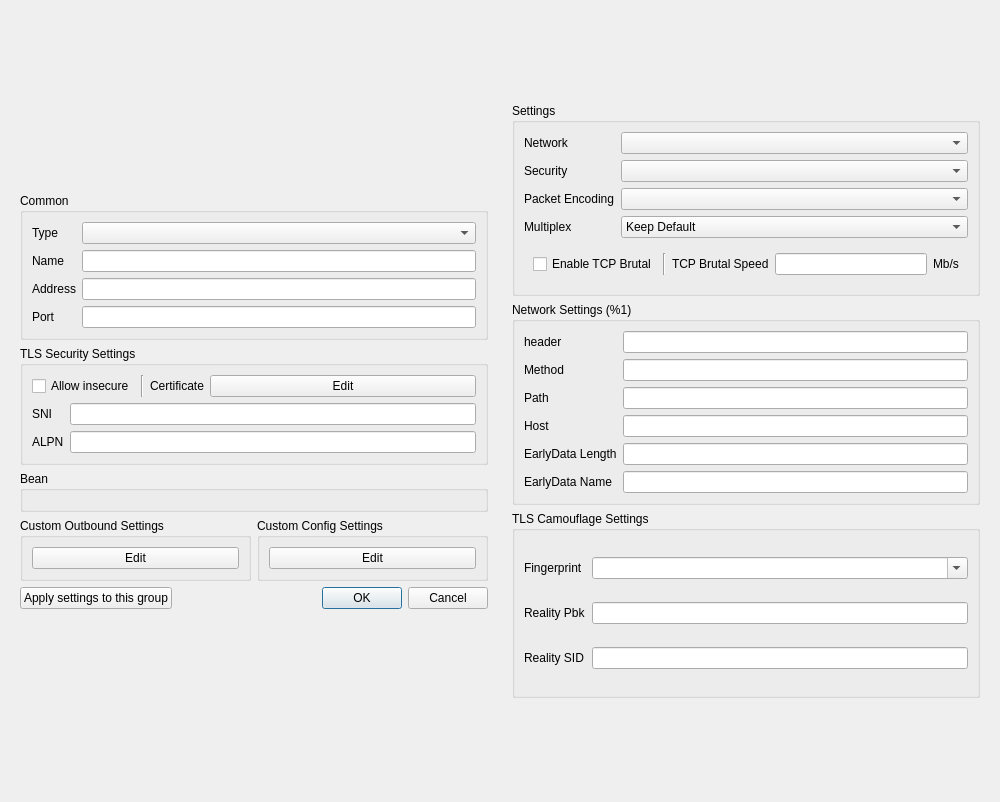
<?xml version="1.0" encoding="UTF-8"?>
<ui version="4.0">
 <class>DialogEditProfile</class>
 <widget class="QDialog" name="DialogEditProfile">
  <property name="geometry">
   <rect>
    <x>0</x>
    <y>0</y>
    <width>1000</width>
    <height>802</height>
   </rect>
  </property>
  <property name="sizePolicy">
   <sizepolicy hsizetype="Preferred" vsizetype="Preferred">
    <horstretch>0</horstretch>
    <verstretch>0</verstretch>
   </sizepolicy>
  </property>
  <property name="windowTitle">
   <string>Edit</string>
  </property>
  <layout class="QHBoxLayout" name="dialog_layout">
   <item>
    <widget class="QWidget" name="left_w" native="true">
     <property name="sizePolicy">
      <sizepolicy hsizetype="Minimum" vsizetype="Maximum">
       <horstretch>0</horstretch>
       <verstretch>0</verstretch>
      </sizepolicy>
     </property>
     <property name="minimumSize">
      <size>
       <width>400</width>
       <height>0</height>
      </size>
     </property>
     <layout class="QVBoxLayout" name="left">
      <property name="sizeConstraint">
       <enum>QLayout::SizeConstraint::SetDefaultConstraint</enum>
      </property>
      <item>
       <widget class="QGroupBox" name="groupBox">
        <property name="sizePolicy">
         <sizepolicy hsizetype="Preferred" vsizetype="Maximum">
          <horstretch>0</horstretch>
          <verstretch>0</verstretch>
         </sizepolicy>
        </property>
        <property name="title">
         <string>Common</string>
        </property>
        <layout class="QVBoxLayout" name="verticalLayout_3">
         <item>
          <layout class="QGridLayout" name="gridLayout_2">
           <item row="2" column="1">
            <widget class="MyLineEdit" name="address"/>
           </item>
           <item row="1" column="1">
            <widget class="MyLineEdit" name="name"/>
           </item>
           <item row="3" column="1">
            <widget class="QLineEdit" name="port"/>
           </item>
           <item row="0" column="0">
            <widget class="QLabel" name="type_l">
             <property name="text">
              <string>Type</string>
             </property>
            </widget>
           </item>
           <item row="3" column="0">
            <widget class="QLabel" name="port_l">
             <property name="text">
              <string>Port</string>
             </property>
            </widget>
           </item>
           <item row="2" column="0">
            <widget class="QLabel" name="address_l">
             <property name="text">
              <string>Address</string>
             </property>
            </widget>
           </item>
           <item row="1" column="0">
            <widget class="QLabel" name="label">
             <property name="text">
              <string>Name</string>
             </property>
            </widget>
           </item>
           <item row="0" column="1">
            <widget class="QComboBox" name="type"/>
           </item>
          </layout>
         </item>
        </layout>
       </widget>
      </item>
      <item>
       <widget class="QGroupBox" name="security_box">
        <property name="sizePolicy">
         <sizepolicy hsizetype="Preferred" vsizetype="Maximum">
          <horstretch>0</horstretch>
          <verstretch>0</verstretch>
         </sizepolicy>
        </property>
        <property name="title">
         <string>TLS Security Settings</string>
        </property>
        <layout class="QVBoxLayout" name="verticalLayout_2">
         <item>
          <layout class="QHBoxLayout" name="horizontalLayout">
           <item>
            <widget class="QCheckBox" name="insecure">
             <property name="sizePolicy">
              <sizepolicy hsizetype="Maximum" vsizetype="Fixed">
               <horstretch>0</horstretch>
               <verstretch>0</verstretch>
              </sizepolicy>
             </property>
             <property name="toolTip">
              <string>When enabled, V2Ray will not check the validity of the TLS certificate provided by the remote host (the security is equivalent to plaintext)</string>
             </property>
             <property name="text">
              <string>Allow insecure</string>
             </property>
            </widget>
           </item>
           <item>
            <widget class="Line" name="line">
             <property name="orientation">
              <enum>Qt::Orientation::Vertical</enum>
             </property>
            </widget>
           </item>
           <item>
            <widget class="QLabel" name="label_6">
             <property name="sizePolicy">
              <sizepolicy hsizetype="Maximum" vsizetype="Preferred">
               <horstretch>0</horstretch>
               <verstretch>0</verstretch>
              </sizepolicy>
             </property>
             <property name="toolTip">
              <string notr="true"/>
             </property>
             <property name="text">
              <string>Certificate</string>
             </property>
            </widget>
           </item>
           <item>
            <widget class="QPushButton" name="certificate_edit">
             <property name="text">
              <string notr="true">Edit</string>
             </property>
            </widget>
           </item>
          </layout>
         </item>
         <item>
          <layout class="QGridLayout" name="_3">
           <item row="0" column="1">
            <widget class="MyLineEdit" name="sni"/>
           </item>
           <item row="0" column="0">
            <widget class="QLabel" name="label_5">
             <property name="toolTip">
              <string>Server name indication, clear text.</string>
             </property>
             <property name="text">
              <string notr="true">SNI</string>
             </property>
            </widget>
           </item>
           <item row="1" column="0">
            <widget class="QLabel" name="label_8">
             <property name="toolTip">
              <string>Application layer protocol negotiation, clear text. Please separate them with commas.</string>
             </property>
             <property name="text">
              <string notr="true">ALPN</string>
             </property>
            </widget>
           </item>
           <item row="1" column="1">
            <widget class="MyLineEdit" name="alpn"/>
           </item>
          </layout>
         </item>
        </layout>
       </widget>
      </item>
      <item>
       <widget class="QGroupBox" name="bean">
        <property name="sizePolicy">
         <sizepolicy hsizetype="Preferred" vsizetype="Maximum">
          <horstretch>0</horstretch>
          <verstretch>0</verstretch>
         </sizepolicy>
        </property>
        <property name="title">
         <string notr="true">Bean</string>
        </property>
        <layout class="QVBoxLayout" name="verticalLayout_4">
         <item>
          <widget class="QWidget" name="fake" native="true"/>
         </item>
        </layout>
       </widget>
      </item>
      <item>
       <layout class="QHBoxLayout" name="horizontalLayout_2">
        <item>
         <widget class="QGroupBox" name="custom_box">
          <property name="sizePolicy">
           <sizepolicy hsizetype="Preferred" vsizetype="Maximum">
            <horstretch>0</horstretch>
            <verstretch>0</verstretch>
           </sizepolicy>
          </property>
          <property name="title">
           <string>Custom Outbound Settings</string>
          </property>
          <layout class="QVBoxLayout" name="verticalLayout_5">
           <item>
            <widget class="QPushButton" name="custom_outbound_edit">
             <property name="text">
              <string notr="true">Edit</string>
             </property>
            </widget>
           </item>
          </layout>
         </widget>
        </item>
        <item>
         <widget class="QGroupBox" name="custom_global_box">
          <property name="title">
           <string>Custom Config Settings</string>
          </property>
          <layout class="QHBoxLayout" name="horizontalLayout_3">
           <item>
            <widget class="QPushButton" name="custom_config_edit">
             <property name="text">
              <string notr="true">Edit</string>
             </property>
            </widget>
           </item>
          </layout>
         </widget>
        </item>
       </layout>
      </item>
      <item>
       <layout class="QHBoxLayout" name="horizontalLayout_4">
        <item>
         <widget class="QPushButton" name="apply_to_group">
          <property name="text">
           <string>Apply settings to this group</string>
          </property>
         </widget>
        </item>
        <item>
         <widget class="QDialogButtonBox" name="buttonBox">
          <property name="sizePolicy">
           <sizepolicy hsizetype="Expanding" vsizetype="Fixed">
            <horstretch>0</horstretch>
            <verstretch>0</verstretch>
           </sizepolicy>
          </property>
          <property name="orientation">
           <enum>Qt::Orientation::Horizontal</enum>
          </property>
          <property name="standardButtons">
           <set>QDialogButtonBox::StandardButton::Cancel|QDialogButtonBox::StandardButton::Ok</set>
          </property>
         </widget>
        </item>
       </layout>
      </item>
     </layout>
    </widget>
   </item>
   <item>
    <widget class="QWidget" name="right_all_w" native="true">
     <property name="sizePolicy">
      <sizepolicy hsizetype="Preferred" vsizetype="Maximum">
       <horstretch>0</horstretch>
       <verstretch>0</verstretch>
      </sizepolicy>
     </property>
     <property name="minimumSize">
      <size>
       <width>400</width>
       <height>613</height>
      </size>
     </property>
     <property name="toolTip">
      <string/>
     </property>
     <layout class="QVBoxLayout" name="right_layout">
      <property name="sizeConstraint">
       <enum>QLayout::SizeConstraint::SetDefaultConstraint</enum>
      </property>
      <item>
       <widget class="QGroupBox" name="stream_box">
        <property name="sizePolicy">
         <sizepolicy hsizetype="Preferred" vsizetype="Maximum">
          <horstretch>0</horstretch>
          <verstretch>0</verstretch>
         </sizepolicy>
        </property>
        <property name="minimumSize">
         <size>
          <width>0</width>
          <height>156</height>
         </size>
        </property>
        <property name="title">
         <string>Settings</string>
        </property>
        <layout class="QVBoxLayout" name="verticalLayout">
         <item>
          <layout class="QGridLayout" name="_2">
           <item row="2" column="1">
            <widget class="QComboBox" name="packet_encoding">
             <item>
              <property name="text">
               <string notr="true"/>
              </property>
             </item>
             <item>
              <property name="text">
               <string notr="true">packetaddr</string>
              </property>
             </item>
             <item>
              <property name="text">
               <string notr="true">xudp</string>
              </property>
             </item>
            </widget>
           </item>
           <item row="0" column="0">
            <widget class="QLabel" name="network_l">
             <property name="toolTip">
              <string>The underlying transport method. It must be consistent with the server, otherwise, the connection cannot be established.</string>
             </property>
             <property name="text">
              <string>Network</string>
             </property>
            </widget>
           </item>
           <item row="0" column="1">
            <widget class="QComboBox" name="network">
             <property name="sizePolicy">
              <sizepolicy hsizetype="Expanding" vsizetype="Fixed">
               <horstretch>0</horstretch>
               <verstretch>0</verstretch>
              </sizepolicy>
             </property>
             <item>
              <property name="text">
               <string notr="true"/>
              </property>
             </item>
             <item>
              <property name="text">
               <string notr="true">tcp</string>
              </property>
             </item>
             <item>
              <property name="text">
               <string notr="true">ws</string>
              </property>
             </item>
             <item>
              <property name="text">
               <string>httpupgrade</string>
              </property>
             </item>
             <item>
              <property name="text">
               <string notr="true">http</string>
              </property>
             </item>
             <item>
              <property name="text">
               <string notr="true">grpc</string>
              </property>
             </item>
             <item>
              <property name="text">
               <string notr="true">quic</string>
              </property>
             </item>
            </widget>
           </item>
           <item row="3" column="0">
            <widget class="QLabel" name="multiplex_l">
             <property name="toolTip">
              <string>Server support is required</string>
             </property>
             <property name="text">
              <string>Multiplex</string>
             </property>
            </widget>
           </item>
           <item row="1" column="0">
            <widget class="QLabel" name="security_l">
             <property name="toolTip">
              <string>Transport Layer Security. It must be consistent with the server, otherwise, the connection cannot be established.</string>
             </property>
             <property name="text">
              <string>Security</string>
             </property>
            </widget>
           </item>
           <item row="1" column="1">
            <widget class="QComboBox" name="security">
             <item>
              <property name="text">
               <string notr="true"/>
              </property>
             </item>
             <item>
              <property name="text">
               <string notr="true">tls</string>
              </property>
             </item>
             <item>
              <property name="text">
               <string>reality</string>
              </property>
             </item>
            </widget>
           </item>
           <item row="2" column="0">
            <widget class="QLabel" name="packet_encoding_l">
             <property name="toolTip">
              <string>UDP FullCone Packet encoding for implementing features such as UDP FullCone. Server support is required, if the wrong selection is made, the connection cannot be made. Please leave it blank.</string>
             </property>
             <property name="text">
              <string>Packet Encoding</string>
             </property>
            </widget>
           </item>
           <item row="3" column="1">
            <widget class="QComboBox" name="multiplex">
             <item>
              <property name="text">
               <string>Keep Default</string>
              </property>
             </item>
             <item>
              <property name="text">
               <string>On</string>
              </property>
             </item>
             <item>
              <property name="text">
               <string>Off</string>
              </property>
             </item>
            </widget>
           </item>
          </layout>
         </item>
         <item>
          <widget class="QWidget" name="brutal_box" native="true">
           <layout class="QHBoxLayout" name="horizontalLayout_5">
            <item>
             <widget class="QCheckBox" name="brutal_enable">
              <property name="toolTip">
               <string>&lt;html&gt;&lt;head/&gt;&lt;body&gt;&lt;p&gt;Overrides mux to On&lt;/p&gt;&lt;/body&gt;&lt;/html&gt;</string>
              </property>
              <property name="text">
               <string>Enable TCP Brutal</string>
              </property>
             </widget>
            </item>
            <item>
             <widget class="Line" name="line_2">
              <property name="orientation">
               <enum>Qt::Orientation::Vertical</enum>
              </property>
             </widget>
            </item>
            <item>
             <widget class="QLabel" name="brutal_speed_l">
              <property name="toolTip">
               <string>&lt;html&gt;&lt;head/&gt;&lt;body&gt;&lt;p&gt;Server to Client TCP Brutal Speed&lt;/p&gt;&lt;/body&gt;&lt;/html&gt;</string>
              </property>
              <property name="text">
               <string>TCP Brutal Speed</string>
              </property>
             </widget>
            </item>
            <item>
             <widget class="QLineEdit" name="brutal_speed"/>
            </item>
            <item>
             <widget class="QLabel" name="brutal_speed_u">
              <property name="text">
               <string>Mb/s</string>
              </property>
             </widget>
            </item>
           </layout>
          </widget>
         </item>
        </layout>
       </widget>
      </item>
      <item>
       <widget class="QGroupBox" name="network_box">
        <property name="sizePolicy">
         <sizepolicy hsizetype="Preferred" vsizetype="Maximum">
          <horstretch>0</horstretch>
          <verstretch>0</verstretch>
         </sizepolicy>
        </property>
        <property name="title">
         <string>Network Settings (%1)</string>
        </property>
        <layout class="QGridLayout" name="gridLayout">
         <item row="3" column="1">
          <widget class="MyLineEdit" name="host"/>
         </item>
         <item row="4" column="1">
          <widget class="MyLineEdit" name="ws_early_data_length"/>
         </item>
         <item row="5" column="1">
          <widget class="MyLineEdit" name="ws_early_data_name"/>
         </item>
         <item row="3" column="0">
          <widget class="QLabel" name="host_l">
           <property name="toolTip">
            <string notr="true">http host (ws/http/伪装http)
security (QUIC)</string>
           </property>
           <property name="text">
            <string notr="true">Host</string>
           </property>
          </widget>
         </item>
         <item row="0" column="1">
          <widget class="QLineEdit" name="headers"/>
         </item>
         <item row="4" column="0">
          <widget class="QLabel" name="ws_early_data_length_l">
           <property name="text">
            <string notr="true">EarlyData Length</string>
           </property>
          </widget>
         </item>
         <item row="2" column="0">
          <widget class="QLabel" name="path_l">
           <property name="toolTip">
            <string notr="true">http path (ws/http/伪装http)
serviceName (gRPC)
key (QUIC)</string>
           </property>
           <property name="text">
            <string notr="true">Path</string>
           </property>
          </widget>
         </item>
         <item row="5" column="0">
          <widget class="QLabel" name="ws_early_data_name_l">
           <property name="text">
            <string notr="true">EarlyData Name</string>
           </property>
          </widget>
         </item>
         <item row="2" column="1">
          <widget class="MyLineEdit" name="path"/>
         </item>
         <item row="0" column="0">
          <widget class="QLabel" name="headers_l">
           <property name="sizePolicy">
            <sizepolicy hsizetype="Maximum" vsizetype="Preferred">
             <horstretch>0</horstretch>
             <verstretch>0</verstretch>
            </sizepolicy>
           </property>
           <property name="toolTip">
            <string notr="true">伪装头部类型 (tcp/quic)</string>
           </property>
           <property name="whatsThis">
            <string>&lt;html&gt;&lt;head/&gt;&lt;body&gt;&lt;p&gt;Headers in format:&lt;/p&gt;&lt;p&gt;key1=val1 key2=&amp;quot;multi word val2&amp;quot; &amp;quot;multi word key3&amp;quot;=val3&lt;/p&gt;&lt;/body&gt;&lt;/html&gt;</string>
           </property>
           <property name="text">
            <string notr="true">header</string>
           </property>
          </widget>
         </item>
         <item row="1" column="0">
          <widget class="QLabel" name="method_l">
           <property name="text">
            <string>Method</string>
           </property>
          </widget>
         </item>
         <item row="1" column="1">
          <widget class="QLineEdit" name="method"/>
         </item>
        </layout>
       </widget>
      </item>
      <item>
       <widget class="QGroupBox" name="tls_camouflage_box">
        <property name="title">
         <string>TLS Camouflage Settings</string>
        </property>
        <layout class="QGridLayout" name="gridLayout_3">
         <item row="1" column="1">
          <widget class="MyLineEdit" name="reality_pbk"/>
         </item>
         <item row="0" column="1">
          <widget class="QComboBox" name="utlsFingerprint">
           <property name="editable">
            <bool>true</bool>
           </property>
          </widget>
         </item>
         <item row="1" column="0">
          <widget class="QLabel" name="reality_pbk_l">
           <property name="toolTip">
            <string>Reality public key. If not empty, turn TLS into REALITY.</string>
           </property>
           <property name="text">
            <string notr="true">Reality Pbk</string>
           </property>
          </widget>
         </item>
         <item row="2" column="0">
          <widget class="QLabel" name="reality_sid_l">
           <property name="text">
            <string>Reality SID</string>
           </property>
          </widget>
         </item>
         <item row="0" column="0">
          <widget class="QLabel" name="label_2">
           <property name="sizePolicy">
            <sizepolicy hsizetype="Maximum" vsizetype="Preferred">
             <horstretch>0</horstretch>
             <verstretch>0</verstretch>
            </sizepolicy>
           </property>
           <property name="text">
            <string notr="true">Fingerprint</string>
           </property>
          </widget>
         </item>
         <item row="2" column="1">
          <widget class="QLineEdit" name="reality_sid"/>
         </item>
        </layout>
       </widget>
      </item>
     </layout>
    </widget>
   </item>
  </layout>
 </widget>
 <customwidgets>
  <customwidget>
   <class>MyLineEdit</class>
   <extends>QLineEdit</extends>
   <header>ui/widget/MyLineEdit.h</header>
  </customwidget>
 </customwidgets>
 <tabstops>
  <tabstop>type</tabstop>
  <tabstop>name</tabstop>
  <tabstop>address</tabstop>
  <tabstop>port</tabstop>
  <tabstop>custom_outbound_edit</tabstop>
  <tabstop>custom_config_edit</tabstop>
  <tabstop>apply_to_group</tabstop>
  <tabstop>network</tabstop>
  <tabstop>security</tabstop>
  <tabstop>packet_encoding</tabstop>
  <tabstop>multiplex</tabstop>
  <tabstop>path</tabstop>
  <tabstop>host</tabstop>
  <tabstop>ws_early_data_length</tabstop>
  <tabstop>ws_early_data_name</tabstop>
  <tabstop>insecure</tabstop>
  <tabstop>certificate_edit</tabstop>
  <tabstop>sni</tabstop>
  <tabstop>alpn</tabstop>
  <tabstop>utlsFingerprint</tabstop>
  <tabstop>reality_pbk</tabstop>
 </tabstops>
 <resources/>
 <connections>
  <connection>
   <sender>buttonBox</sender>
   <signal>accepted()</signal>
   <receiver>DialogEditProfile</receiver>
   <slot>accept()</slot>
   <hints>
    <hint type="sourcelabel">
     <x>151</x>
     <y>500</y>
    </hint>
    <hint type="destinationlabel">
     <x>299</x>
     <y>299</y>
    </hint>
   </hints>
  </connection>
  <connection>
   <sender>buttonBox</sender>
   <signal>rejected()</signal>
   <receiver>DialogEditProfile</receiver>
   <slot>reject()</slot>
   <hints>
    <hint type="sourcelabel">
     <x>151</x>
     <y>500</y>
    </hint>
    <hint type="destinationlabel">
     <x>299</x>
     <y>299</y>
    </hint>
   </hints>
  </connection>
 </connections>
</ui>
